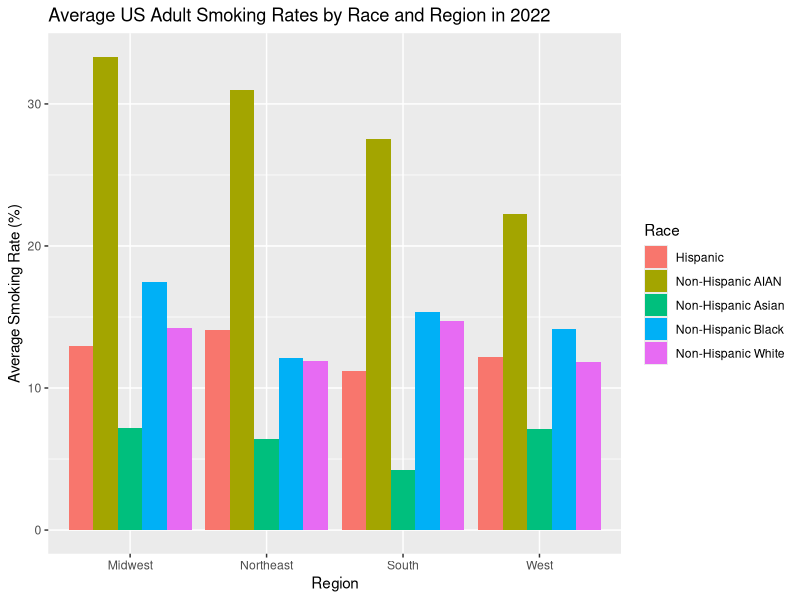
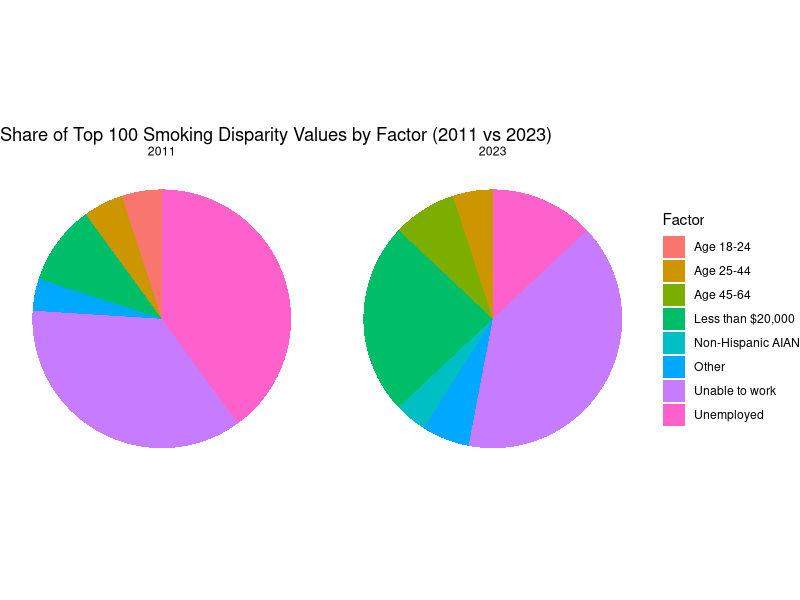
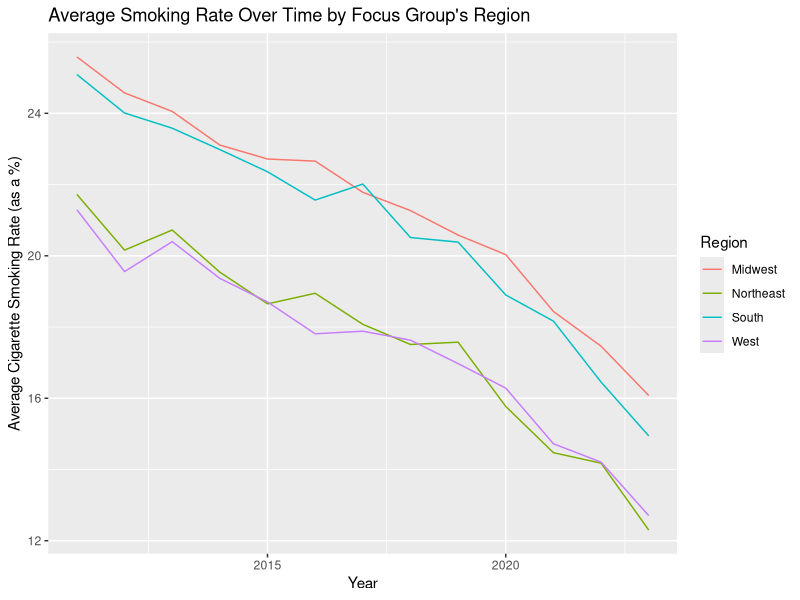
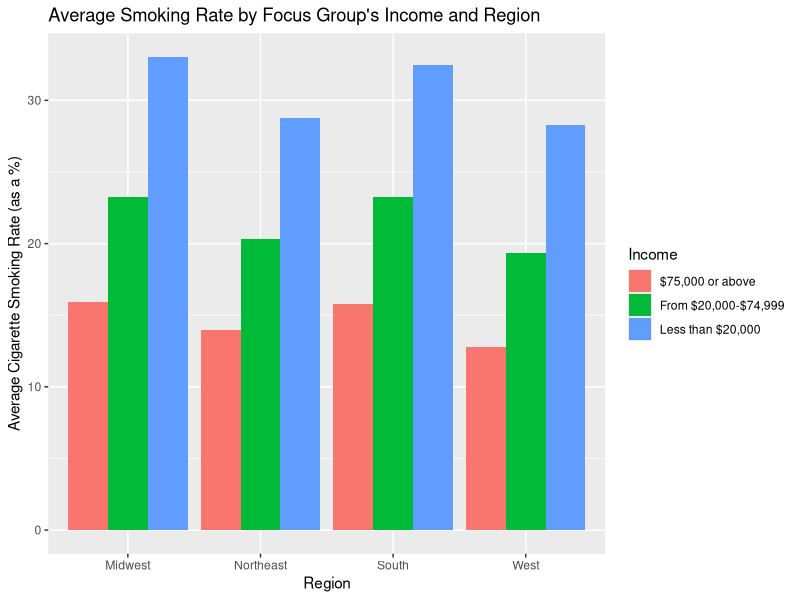
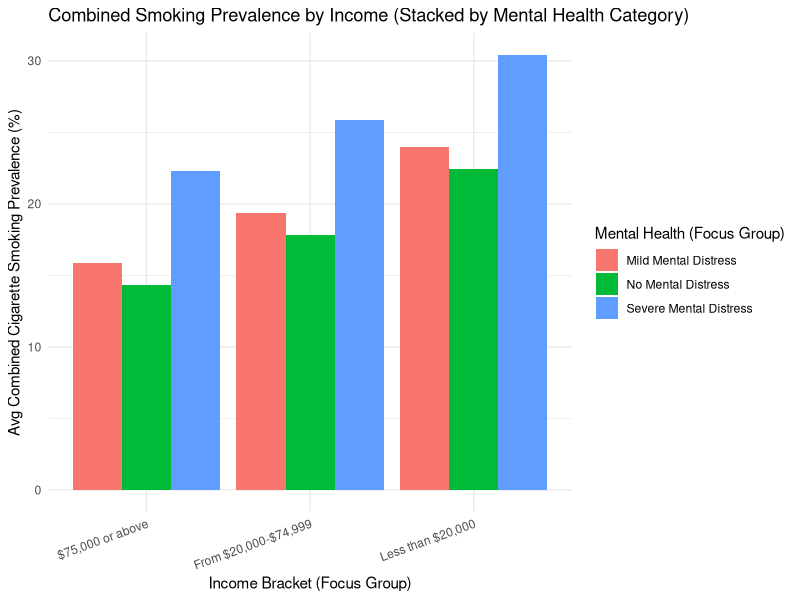

The R script that drew these images, in order:
## ---- chunk 1
knitr::opts_chunk$set(echo = TRUE)
library(tidyverse)

## ---- chunk 2

age <- read_csv("data/Age-Related_Disparities_in_Cigarette_Smoking_Among_Adults_20251101.csv")

employment <- read_csv("data/Employment-Related_Disparities_in_Cigarette_Smoking_Among_Adults_20251101.csv")

income <- read_csv("data/Income-Related_Disparities_in_Cigarette_Smoking_Among_Adults_20251101.csv")

m_health <- read_csv("data/Mental_Health-Related_Disparities_in_Cigarette_Smoking_Among_Adults_20251101.csv")

race <- read_csv("data/Race_and_Ethnic_Disparities_in_Cigarette_Smoking_Among_Adults_20251101.csv")

## ---- chunk 3
# Merging all tables into one. This only requires bind_rows since all variable names are the same across all five tables.

tobacco_chr <- bind_rows(age, employment, income, m_health, race)
## ---- chunk 4
# Converting quantitative variables to numeric datatypes

tobacco <- tobacco_chr |>
  mutate(across(c(`Cigarette Use Prevalence % (Focus group)`,
                   `Cigarette Use Prevalence % (Reference group)`,
                   `Disparity Value`),
                as.numeric))
## ---- chunk 5
n_distinct(tobacco$`Tobacco Use`)

# The "tobacco use" column is useless since it only says "Cigarette Use Among Adults". Therefore let's get rid of it.
tobacco <- tobacco |>
  select(-`Tobacco Use`)
## ---- chunk 6
tobacco <- tobacco |>
  group_by(`Year`,
           `State`,
           `Demographic`,
           `Comparing (Focus group)`,
           `Cigarette Use Prevalence % (Focus group)`)|>
  mutate(`Mean Disparity Value (Focus Group)` = mean(`Disparity Value`))

# Creating a new column which assigns each state to a designated region based on the Census Regions and Divisions of the United States.

tobacco_region <- tobacco |>
  mutate(
    region = case_when(
      State %in% c(
        "Maine","New Hampshire","Vermont","Massachusetts","Rhode Island","Connecticut",
        "New York","New Jersey","Pennsylvania"
      ) ~ "Northeast",
      
      State %in% c(
        "Ohio","Indiana","Illinois","Michigan","Wisconsin",
        "Minnesota","Iowa","Missouri","North Dakota","South Dakota","Nebraska","Kansas"
      ) ~ "Midwest",
      
      State %in% c(
        "Delaware","Maryland","District of Columbia","Virginia","West Virginia",
        "North Carolina","South Carolina","Georgia","Florida",
        "Kentucky","Tennessee","Mississippi","Alabama",
        "Oklahoma","Texas","Arkansas","Louisiana"
      ) ~ "South",
      
      State %in% c(
        "Idaho","Montana","Wyoming","Nevada","Utah","Colorado","Arizona","New Mexico",
        "Alaska","Washington","Oregon","California","Hawaii"
      ) ~ "West",))

tobacco_region

#To check for NA values.
tobacco_region |>
  filter(is.na(region))
## ---- chunk 7

tobacco_region |>
  filter(Year == 2022, Demographic == "Race and Ethnicity") |>
 
  group_by(Race = `Comparing (Focus group)`, region) |>
  summarize(race_mean = mean(`Cigarette Use Prevalence % (Focus group)`, na.rm = TRUE)) |>
 
  ggplot(aes(x = region, y = race_mean, fill = Race)) + geom_col(position = "dodge") +
  labs(title = "Average US Adult Smoking Rates by Race and Region in 2022",
       x = "Region", y = "Average Smoking Rate (%)", fill = "Race")

## ---- chunk 8

tobacco_region |>
  ungroup() |>
  filter(Year %in% c(2011, 2023)) |>
  select(Year, `Comparing (Focus group)`, `Disparity Value`) |>
  drop_na(`Disparity Value`) |>
  group_by(Year) |>
  slice_max(`Disparity Value`, n = 100, with_ties = F) |>
  add_count(`Comparing (Focus group)`, name = "n_fg") |>
  mutate(FocusGroup2 = ifelse(n_fg <= 3,
                              "Other",
                              `Comparing (Focus group)`)) |>
  ggplot(aes(x = "", fill = FocusGroup2)) +
  geom_bar(width = 1) +
  coord_polar(theta = "y") +
  facet_wrap(~ Year) +
  labs(title = "Share of Top 100 Smoking Disparity Values by Factor (2011 vs 2023)",
      x = NULL, y = NULL,
      fill = "Factor") +
  theme_void()
## ---- chunk 9
tobacco_region |> group_by(`Year`, region) |> 
  summarize(avg = mean(`Cigarette Use Prevalence % (Focus group)`, na.rm = T)) |>
  
  ggplot() + geom_line(aes(x = `Year`, 
                           y = avg, color = region)) +
    labs(title = "Average Smoking Rate Over Time by Focus Group's Region",
         y = "Average Cigarette Smoking Rate (as a %)",
         color = "Region")
## ---- chunk 10
tobacco_region |> filter(`Demographic` == "Income") |> group_by(`Comparing (Focus group)`, `region`) |>
  summarize(avg = mean(`Cigarette Use Prevalence % (Focus group)`, na.rm = T)) |>
  
  ggplot(aes(fill = `Comparing (Focus group)`, y = avg, x = region)) + geom_col(position = "dodge") +
    labs(title = "Average Smoking Rate by Focus Group's Income and Region",
         x = "Region",
         y = "Average Cigarette Smoking Rate (as a %)",
         fill = "Income")
## ---- chunk 11


# --- Step 1: Convert to numeric ---
m_health_numeric <- m_health %>%
  mutate(across(c(`Cigarette Use Prevalence % (Focus group)`,
                  `Cigarette Use Prevalence % (Reference group)`,
                  `Disparity Value`),
                as.numeric))

income_numeric <- income %>%
  mutate(across(c(`Cigarette Use Prevalence % (Focus group)`,
                  `Cigarette Use Prevalence % (Reference group)`,
                  `Disparity Value`),
                as.numeric))

# --- Step 2: Clean columns for merging ---
m_health_clean <- m_health_numeric %>%
  select(State, Year,
         MentalHealth = `Comparing (Focus group)`,
         MH_Smoking = `Cigarette Use Prevalence % (Focus group)`)

income_clean <- income_numeric %>%
  select(State, Year,
         Income = `Comparing (Focus group)`,
         Income_Smoking = `Cigarette Use Prevalence % (Focus group)`)

# --- Step 3: Merge income + mental health by state and year ---
merged <- income_clean %>%
  inner_join(m_health_clean, by = c("State", "Year"))

# --- Step 4: Compute the COMBINED average smoking prevalence ---
plot_df <- merged %>%
  mutate(CombinedSmoking = (Income_Smoking + MH_Smoking) / 2) %>%   # <--- KEY FIX
  group_by(Income, MentalHealth) %>%
  summarize(avg_combined = mean(CombinedSmoking, na.rm = TRUE),
            .groups = "drop")

# --- Step 5: Stacked bar chart ---
ggplot(plot_df,
       aes(x = Income,
           y = avg_combined,
           fill = MentalHealth)) +
  geom_col(position = "dodge") +
  labs(
    title = "Combined Smoking Prevalence by Income (Stacked by Mental Health Category)",
    x = "Income Bracket (Focus Group)",
    y = "Avg Combined Cigarette Smoking Prevalence (%)",
    fill = "Mental Health (Focus Group)"
  ) +
  theme_minimal() +
  theme(axis.text.x = element_text(angle = 20, hjust = 1))
## ---- chunk 12
options(scipen = 999)
model <- lm(`Cigarette Use Prevalence % (Focus group)` ~ Year + `Comparing (Focus group)` + region,
            data = tobacco_region)

summary(model)
